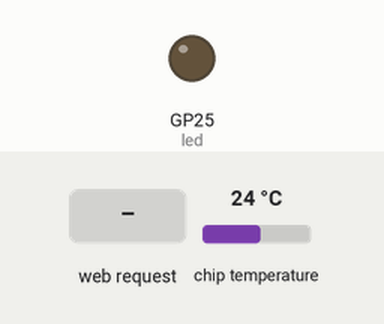
Bench run of a program on a simulated Raspberry Pi Pico running MicroPython. Shown: output pins drawn as LEDs (lit = HIGH). Dashed ring = blinking. The test bench sets the inputs (shaded band); at power-on: chip temperature 24 °C. WiFi joins after 1.5 s; random numbers come from a fixed seed; what the program prints to the serial console is not drawn.

Above: at 3.2 s.
3.3 s: HTTP request GET /lightblink? received
At 3.7 s:
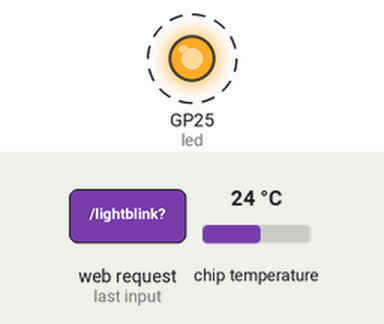
6.3 s: HTTP request GET /lighton? received
At 6.6 s:
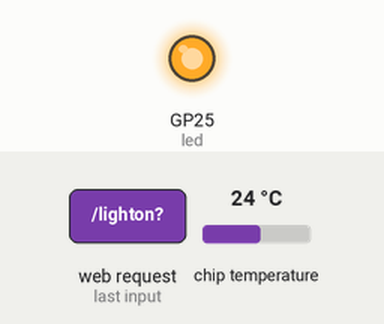
7.8 s: HTTP request GET /lightoff? received
At 8.8 s:
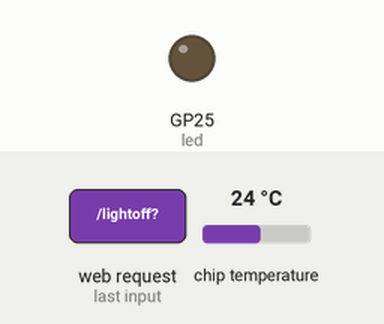
Timing chart, 0 to 10.8 s (numbered marks = the images above; inputs shaded):
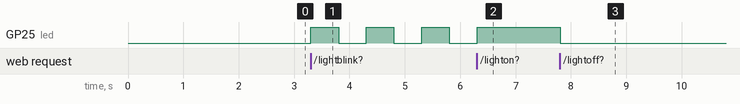

Measured:
- after the input at 3.3 s, GP25 (led): alternates HIGH for 0.50 s and LOW for 0.50 s, starting at once
- after the input at 6.3 s, GP25 (led): LOW → HIGH at once
- after the input at 7.8 s, GP25 (led): HIGH → LOW at once

The program:

pico_web_server.py
```python
# Import necessary modules
import network
import socket
import time
import random
from machine import Pin, ADC

# Create an LED object on pin 'LED'
led = Pin('LED', Pin.OUT)

# Wi-Fi credentials
ssid = 'WIFI NAME'
password = 'WIFI PASSWORD'

# HTML for the webpage
def webpage(random_value, state, temperatureC, temperatureF, ip_address):
    html = f"""
        <!DOCTYPE html>
        <html>
        <head>
            <title>Pico Web Server</title>
            <meta name="viewport" content="width=device-width, initial-scale=1">
            <style>
                body {{ font-family: Arial, sans-serif; margin: 20px; }}
                h1 {{ color: #333; }}
                form {{ margin-bottom: 10px; }}
            </style>
        </head>
        <body>
            <h1>Raspberry Pi Pico Web Server</h1>
            <h2>Information</h2>
            <p>IP address: {ip_address}</p>
            <h2>LED Control</h2>
            <form action="./lighton">
                <input type="submit" value="Light on" />
            </form>
            <form action="./lightoff">
                <input type="submit" value="Light off" />
            </form>
            <form action="./lightblink">
                <input type="submit" value="Light blink" />
            </form>
            <p>LED state: {state}</p>
            <h2>Fetch New Value</h2>
            <form action="./value">
                <input type="submit" value="Fetch value" />
            </form>
            <p>Fetched value: {random_value}</p>
            <h2>Temperature Measurement</h2>
            <p>Temperature in Celsius: {temperatureC:.2f}</p>
            <p>Temperature in Fahrenheit: {temperatureF:.2f}</p>
            <h2>Shutdown</h2>
            <form action="./shutdown">
                <input type="submit" value="Shutdown" />
            </form>
        </body>
        </html>
        """
    return str(html)

# Connect to WLAN
def connect_to_wifi(ssid, password):
    wlan = network.WLAN(network.STA_IF)
    wlan.active(True)
    wlan.connect(ssid, password)

    connection_timeout = 10
    while connection_timeout > 0:
        if wlan.status() >= 3:
            break
        connection_timeout -= 1
        print('Waiting for Wi-Fi connection ...')
        time.sleep(1)

    if wlan.status() != 3:
        raise RuntimeError('Failed to establish a network connection')
    else:
        print('Connection successful!')
        print('IP address:', wlan.ifconfig()[0])
    return wlan

# Initialize the web server
def init_web_server():
    addr = socket.getaddrinfo('0.0.0.0', 80)[0][-1]
    s = socket.socket()
    s.setsockopt(socket.SOL_SOCKET, socket.SO_REUSEADDR, 1)
    s.bind(addr)
    s.listen()
    print('Listening on', addr)
    return s

# Read internal temperature
def read_internal_temperature(temp_sensor):
    adc_value = temp_sensor.read_u16()
    voltage = adc_value * (3.3 / 65535.0)
    temperature_celsius = 27 - (voltage - 0.706) / 0.001721
    return temperature_celsius

# Convert Celsius to Fahrenheit
def celsius_to_fahrenheit(temp_celsius):
    return temp_celsius * (9/5) + 32

# Main loop to listen for connections
def main_loop(s, temp_sensor, wlan):
    state = "OFF"
    random_value = 0

    while True:
        try:
            conn, addr = s.accept()
            print('Got a connection from', addr)

            request = conn.recv(1024)
            request = str(request)
            print('Request content = %s' % request)

            try:
                request = request.split()[1]
                print('Request:', request)
            except IndexError:
                pass

            if request == '/lighton?':
                print("LED on")
                led.value(1)
                state = "ON"
            elif request == '/lightoff?':
                led.value(0)
                state = 'OFF'
            elif request == '/lightblink?':
                for i in range(3):
                    led.value(1)
                    time.sleep(0.5)
                    led.value(0)
                    time.sleep(0.5)
                state = "BLINKING"
            elif request == '/value?':
                led.value(1)
                random_value = random.randint(0, 20)
                time.sleep(0.25)
                led.value(0)
            elif request == '/shutdown?':
                print("Shutting down")
                conn.send('HTTP/1.0 200 OK\r\nContent-type: text/html\r\n\r\n')
                conn.send('<h1>Shutting down</h1>')
                conn.close()
                time.sleep(1)
                machine.reset()

            temperatureC = read_internal_temperature(temp_sensor)
            temperatureF = celsius_to_fahrenheit(temperatureC)
            ip_address = wlan.ifconfig()[0]
            response = webpage(random_value, state, temperatureC, temperatureF, ip_address)

            conn.send('HTTP/1.0 200 OK\r\nContent-type: text/html\r\n\r\n')
            conn.send(response)
            conn.close()

        except OSError as e:
            conn.close()
            print('Connection closed')
        except Exception as ex:
            print('Exception:', ex)
            conn.close()

# Setup
wlan = connect_to_wifi(ssid, password)
s = init_web_server()
temp_sensor = ADC(4)

# Run the main loop
main_loop(s, temp_sensor, wlan)
```
